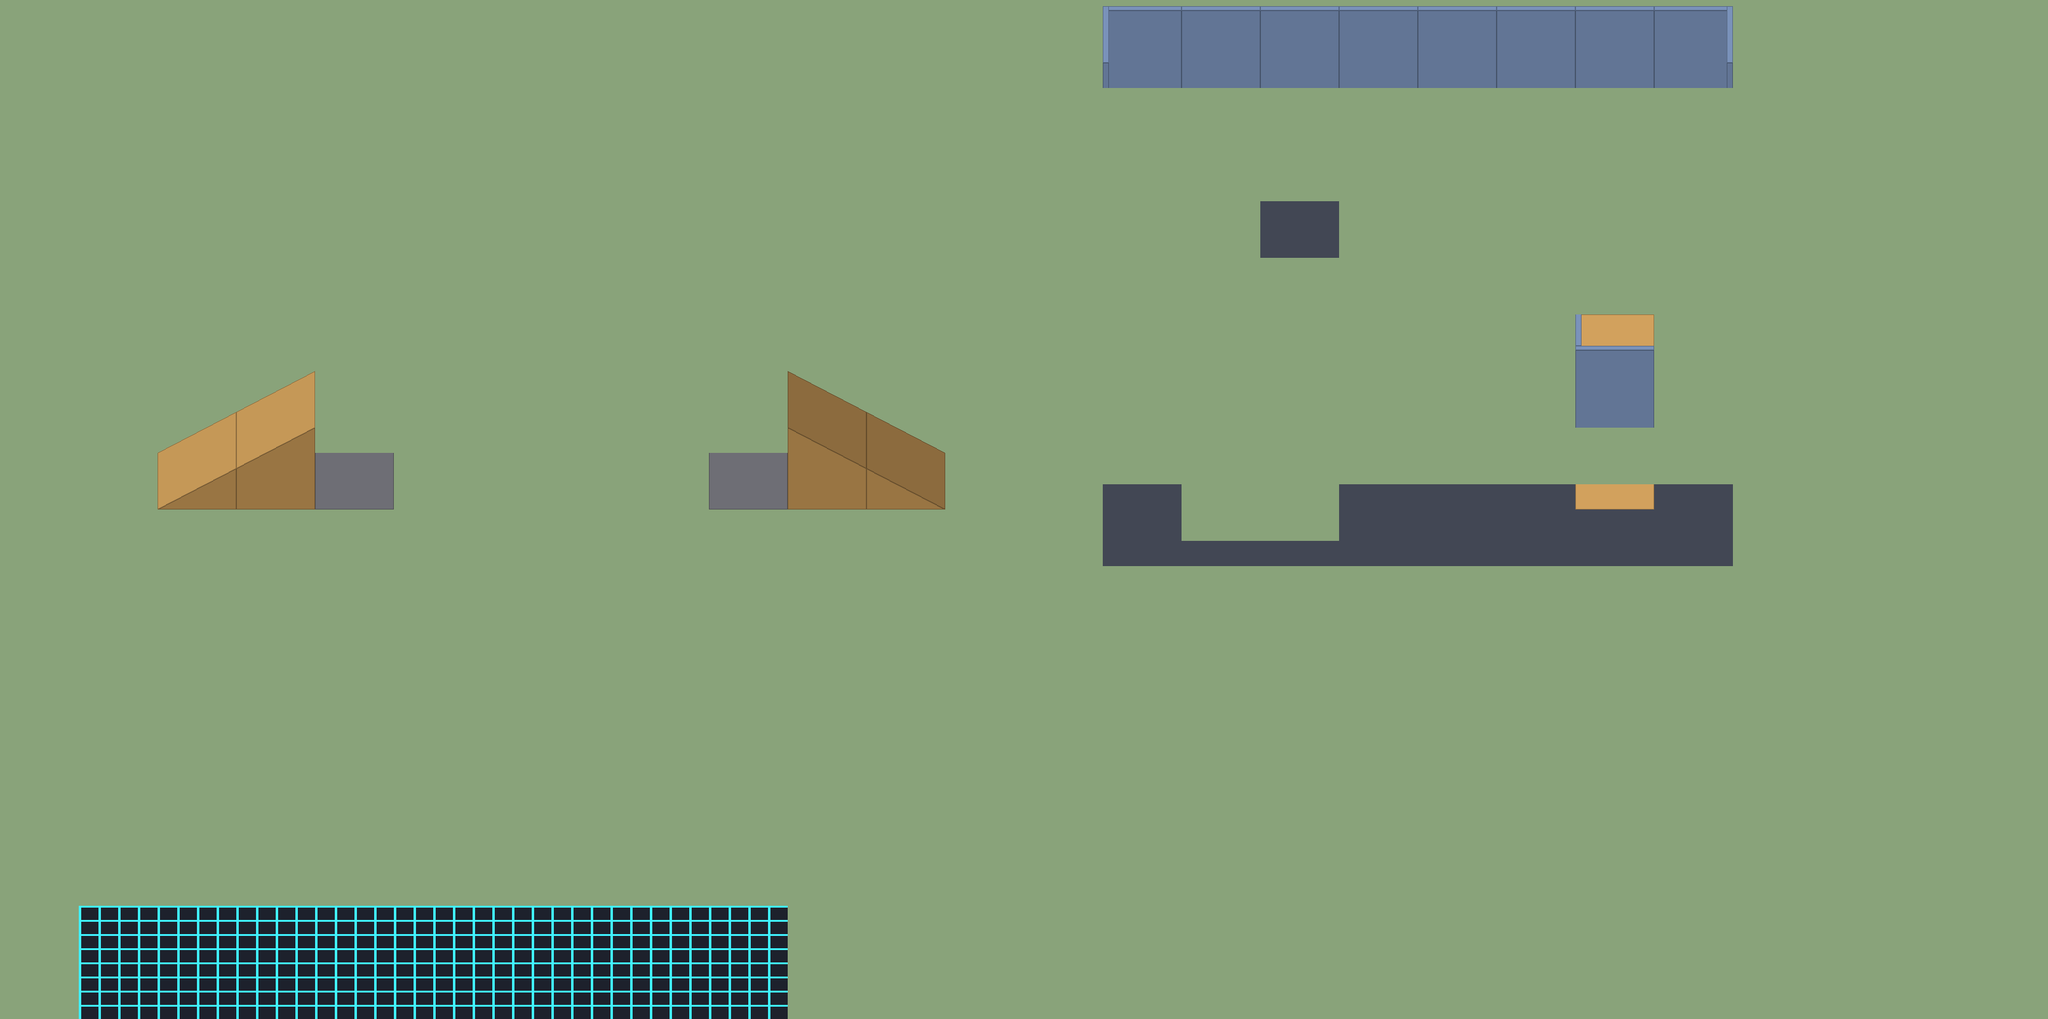

Below is a game level as drawn by its tile map, then a one-line description and the .tmx that defines it (tile-layer data replaced by summaries):
An orthogonal 26x18 tile map with 128x92 px tiles, 6 tile layers (piezas, piezas2, suelo, piezas, ...) and 19 objects (10x light, 7x event, 2x marker).

<map version="1.10" tiledversion="1.11.0" orientation="orthogonal" renderorder="right-down" width="26" height="18" tilewidth="128" tileheight="92" infinite="0" nextlayerid="13" nextobjectid="20">
 <properties>
  <property name="level_height" type="int" value="133" />
 </properties>
 <tileset firstgid="1" source="../../assets/pieces/pieces.tsx" />
 <group id="1" name="Planta 0">
  <properties>
   <property name="Z" type="int" value="0" />
  </properties>
  <layer id="2" name="piezas" class="object" width="26" height="18">
   <data>[468 cells, 31 non-empty, 7 distinct tile ids]</data>
  </layer>
  <layer id="3" name="piezas2" class="object" width="26" height="18">
   <data>[468 cells, 4 non-empty, 2 distinct tile ids]</data>
  </layer>
  <layer id="4" name="suelo" class="floor" width="26" height="18">
   <data>[468 cells, 466 non-empty, 9 distinct tile ids]</data>
  </layer>
  <objectgroup id="5" name="luces">
   <object id="1" name="luz" class="light" x="384" y="1104">
    <properties>
     <property name="color" type="color" value="#ffcf8a" />
     <property name="radius" type="float" value="7" />
     <property name="intensity" type="float" value="1.6" />
     <property name="height" type="float" value="2.2" />
    </properties>
    <point />
   </object>
   <object id="2" name="luz" class="light" x="1600" y="1150">
    <properties>
     <property name="color" type="color" value="#ffcf8a" />
     <property name="radius" type="float" value="7" />
     <property name="intensity" type="float" value="1.6" />
     <property name="height" type="float" value="2.2" />
    </properties>
    <point />
   </object>
   <object id="3" name="luz" class="light" x="3072" y="1196">
    <properties>
     <property name="color" type="color" value="#ffcf8a" />
     <property name="radius" type="float" value="7" />
     <property name="intensity" type="float" value="1.6" />
     <property name="height" type="float" value="2.2" />
    </properties>
    <point />
   </object>
   <object id="4" name="luz" class="light" x="1280" y="276">
    <properties>
     <property name="color" type="color" value="#ffcf8a" />
     <property name="radius" type="float" value="7" />
     <property name="intensity" type="float" value="1.6" />
     <property name="height" type="float" value="2.2" />
    </properties>
    <point />
   </object>
   <object id="5" name="luz" class="light" x="832" y="782">
    <properties>
     <property name="color" type="color" value="#8fbfff" />
     <property name="radius" type="float" value="5" />
     <property name="intensity" type="float" value="1.3" />
     <property name="height" type="float" value="1.8" />
    </properties>
    <point />
   </object>
   <object id="6" name="luz" class="light" x="1984" y="460">
    <properties>
     <property name="color" type="color" value="#ffe2b8" />
     <property name="radius" type="float" value="5.5" />
     <property name="intensity" type="float" value="1.4" />
     <property name="height" type="float" value="2.2" />
    </properties>
    <point />
   </object>
   <object id="7" name="luz" class="light" x="2432" y="736">
    <properties>
     <property name="color" type="color" value="#ffd0a0" />
     <property name="radius" type="float" value="5" />
     <property name="intensity" type="float" value="1.2" />
     <property name="height" type="float" value="2.2" />
    </properties>
    <point />
   </object>
   <object id="8" name="luz" class="light" x="704" y="1380">
    <properties>
     <property name="color" type="color" value="#9fe8ff" />
     <property name="radius" type="float" value="6" />
     <property name="intensity" type="float" value="1.2" />
     <property name="height" type="float" value="2.2" />
    </properties>
    <point />
   </object>
  </objectgroup>
  <objectgroup id="6" name="sucesos">
   <object id="9" name="plate" class="event" x="384" y="1104" width="128" height="92">
    <properties>
     <property name="when" value="enter" />
     <property name="do">message "Una placa mágica te lleva al balcón"
teleport balcony</property>
    </properties>
   </object>
   <object id="10" name="welcome" class="event" x="1920" y="828" width="768" height="92">
    <properties>
     <property name="when" value="enter" />
     <property name="times" type="int" value="1" />
     <property name="do" value="message &quot;Bienvenido al edificio&quot;" />
    </properties>
   </object>
   <object id="11" name="lever_1" class="event" x="128" y="1380" width="128" height="92">
    <properties>
     <property name="when" value="use" />
     <property name="times" type="int" value="1" />
     <property name="do">add levers 1
message "Palanca {levers} de 3"</property>
    </properties>
   </object>
   <object id="12" name="lever_2" class="event" x="768" y="1380" width="128" height="92">
    <properties>
     <property name="when" value="use" />
     <property name="times" type="int" value="1" />
     <property name="do">add levers 1
message "Palanca {levers} de 3"</property>
    </properties>
   </object>
   <object id="13" name="lever_3" class="event" x="1408" y="1380" width="128" height="92">
    <properties>
     <property name="when" value="use" />
     <property name="times" type="int" value="1" />
     <property name="do">add levers 1
message "Palanca {levers} de 3"</property>
    </properties>
   </object>
   <object id="14" name="gate" class="event" x="2944" y="1288" width="256" height="184">
    <properties>
     <property name="when" value="enter" />
     <property name="if" value="levers &gt;= 3" />
     <property name="do">message "Las tres palancas abren el paso"
wait 1
teleport upstairs</property>
    </properties>
   </object>
   <object id="15" name="gate_closed" class="event" x="2944" y="1288" width="256" height="184">
    <properties>
     <property name="when" value="enter" />
     <property name="if" value="levers &lt; 3" />
     <property name="do" value="message &quot;El paso está cerrado: faltan palancas ({levers} de 3)&quot;" />
    </properties>
   </object>
  </objectgroup>
 </group>
 <group id="7" name="Planta 1" offsety="-133">
  <properties>
   <property name="Z" type="int" value="1" />
  </properties>
  <layer id="8" name="piezas" class="object" width="26" height="18">
   <data>[468 cells, 26 non-empty, 4 distinct tile ids]</data>
  </layer>
  <layer id="9" name="piezas2" class="object" width="26" height="18">
   <data>[468 cells, 5 non-empty, 3 distinct tile ids]</data>
  </layer>
  <layer id="10" name="suelo" class="floor" width="26" height="18">
   <data>[468 cells, 61 non-empty, 1 distinct tile ids]</data>
  </layer>
  <objectgroup id="11" name="luces">
   <object id="16" name="luz" class="light" x="2240" y="552">
    <properties>
     <property name="color" type="color" value="#ffb070" />
     <property name="radius" type="float" value="6" />
     <property name="intensity" type="float" value="1.5" />
     <property name="height" type="float" value="2.2" />
    </properties>
    <point />
   </object>
   <object id="17" name="luz" class="light" x="2048" y="966">
    <properties>
     <property name="color" type="color" value="#ff9a6a" />
     <property name="radius" type="float" value="4" />
     <property name="intensity" type="float" value="1.2" />
     <property name="height" type="float" value="1.6" />
    </properties>
    <point />
   </object>
  </objectgroup>
  <objectgroup id="12" name="sucesos">
   <object id="18" name="balcony" class="marker" x="2035.2" y="966">
    <point />
   </object>
   <object id="19" name="upstairs" class="marker" x="2240" y="414">
    <point />
   </object>
  </objectgroup>
 </group>
</map>
